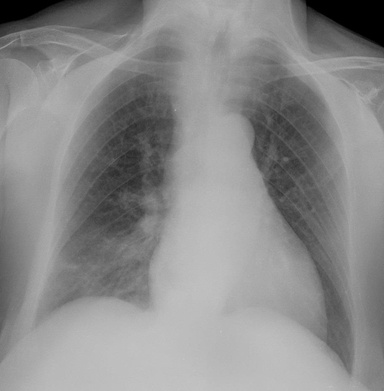
#> input picture source/train/img_0.jpeg, 384 x 391 px, shrunk from 1007 x 1024 before the run
$ python test.py
#> lines starting #> are read from the running program, lines starting #| are printed output that depends on the picture
### source/misc_tools.py
from collections import Counter # frequency count
import numpy
import cv2
import json
import math
import matplotlib.pyplot as plt
import numpy as np
import os
import pandas as pd
import sys

relative_path = lambda *filepath_peices : os.path.join(os.path.dirname(__file__), *filepath_peices)

data = ()
# [114 lines left out: functions get_train_test, conditional_entropy, split_data, not called in this run]

def flatten(iterable):
    return list(np.array(iterable).flatten())

# [77 lines left out: functions images_in, is_grayscale, split_into_columns, list_of_images_to_dataframe, large_pickle_load, large_pickle_save, not called in this run]


# just a self-made fix for unhashable builtin types
def hash_decorator(hash_function):
    import collections

    # [38 lines left out: functions is_iterable, make_hashable, wrapper, not called in this run]

    return wrapper
# wrap the builtin hash function
hash = hash_decorator(hash)

# save loading times without brittle code
# [45 lines left out: functions auto_cache, ensure_folder, not called in this run]

### source/test.py
#importing the required libraries
import numpy as np
from skimage.io import imread, imshow
from skimage.filters import prewitt_h,prewitt_v
import matplotlib.pyplot as plt

#reading the image
image = imread('./train/img_0.jpeg',as_gray=True)
#> image is the input picture: shape (391, 384); min 0, max 196, mean 138.7

#calculating horizontal edges using prewitt kernel
edges_prewitt_horizontal = prewitt_h(image)
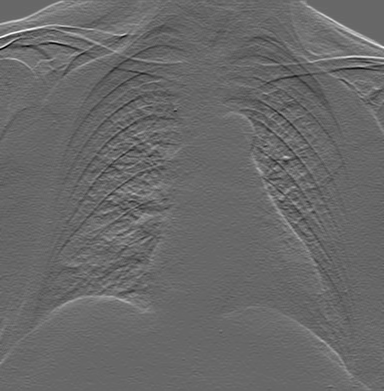
#> edges_prewitt_horizontal: shape (391, 384) float64; min -0.15, max 0.218, mean 0.00218; drawn with min black and max white
#calculating vertical edges using prewitt kernel
edges_prewitt_vertical = prewitt_v(image)
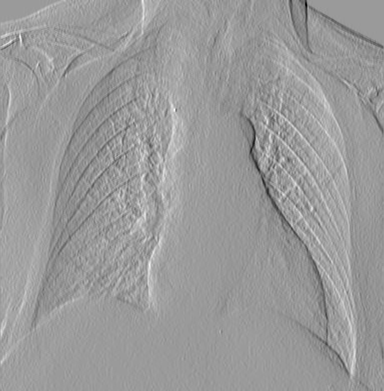
#> edges_prewitt_vertical: shape (391, 384) float64; min -0.199, max 0.129, mean 1.79e-05; drawn with min black and max white

#> (the run stopped early here; a loop or call above may not have finished)

$ run again, with source/train/img_124.jpeg copied over source/train/img_0.jpeg
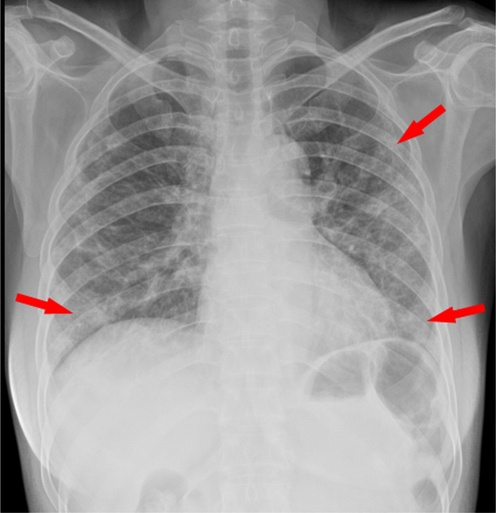
#> input picture source/train/img_124.jpeg, 496 x 513 px, shrunk from 1300 x 1343 before the run
#> `edges_prewitt_horizontal = prewitt_h(image)`:
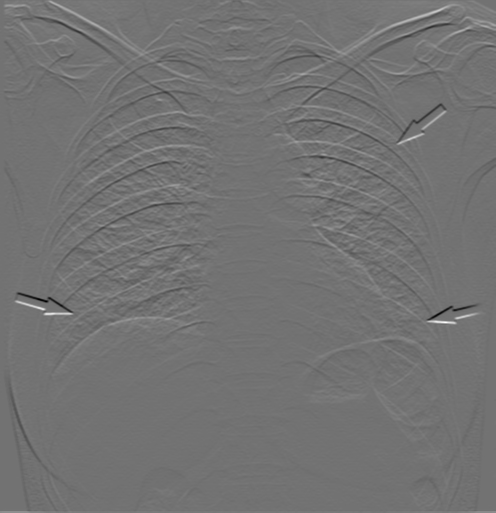
#> edges_prewitt_horizontal: shape (513, 496) float64; min -0.473, max 0.58, mean 0.00179; drawn with min black and max white
#> `edges_prewitt_vertical = prewitt_v(image)`:
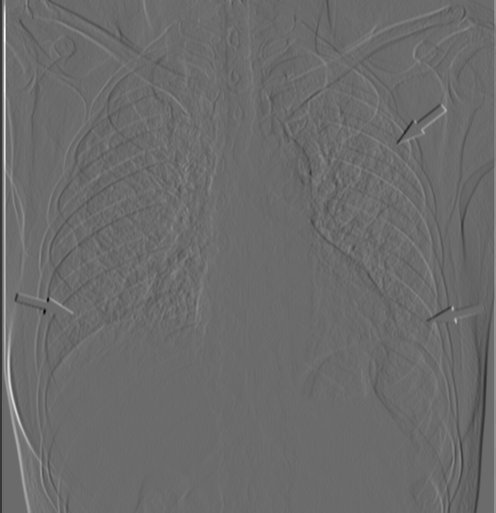
#> edges_prewitt_vertical: shape (513, 496) float64; min -0.515, max 0.705, mean 0.000324; drawn with min black and max white

$ run again, with source/train/img_133.jpeg copied over source/train/img_0.jpeg
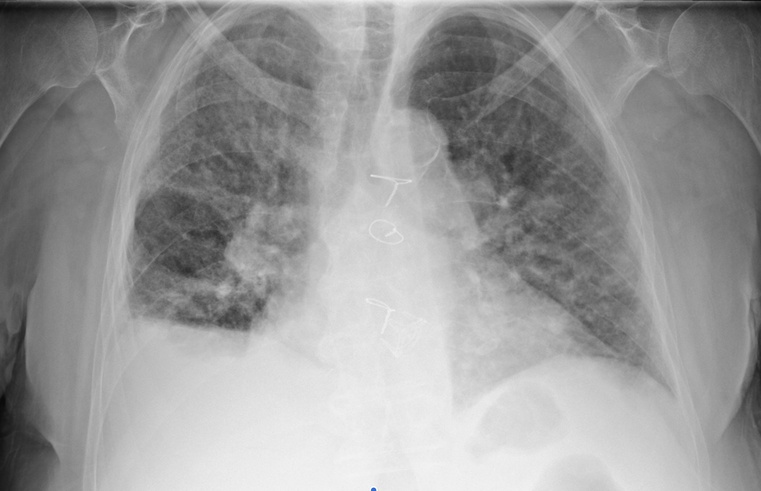
#> input picture source/train/img_133.jpeg, 761 x 491 px, shrunk from 1992 x 1285 before the run
#> `edges_prewitt_horizontal = prewitt_h(image)`:
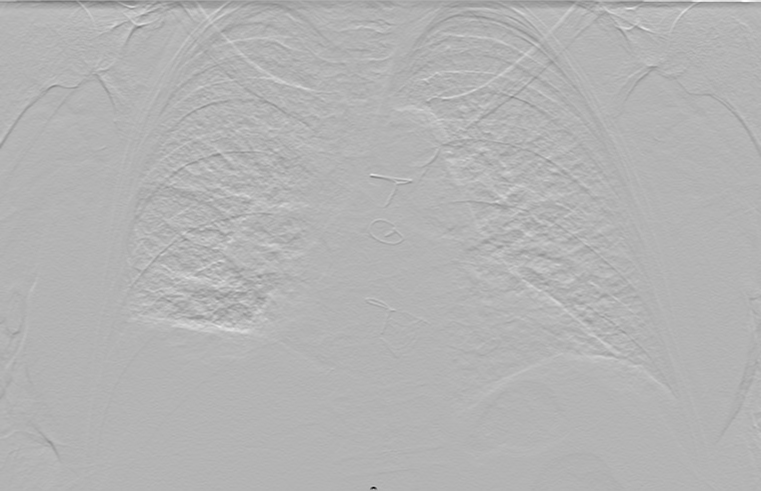
#> edges_prewitt_horizontal: shape (491, 761) float64; min -0.62, max 0.26, mean 0.000618; drawn with min black and max white
#> `edges_prewitt_vertical = prewitt_v(image)`:
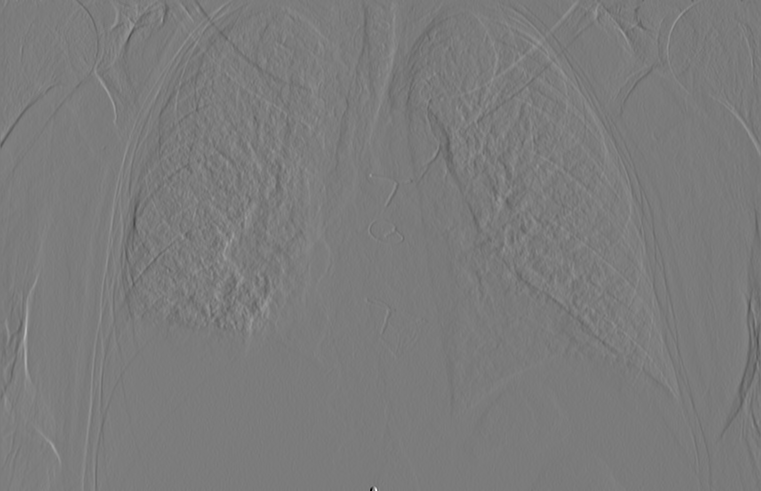
#> edges_prewitt_vertical: shape (491, 761) float64; min -0.571, max 0.605, mean 0.000107; drawn with min black and max white

$ run again, with source/train/img_140.jpeg copied over source/train/img_0.jpeg
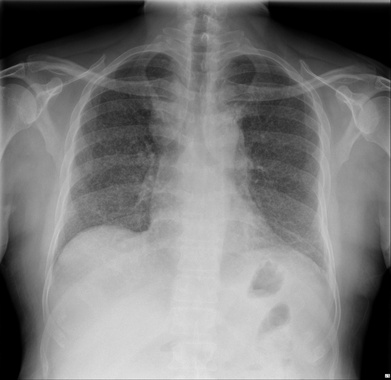
#> input picture source/train/img_140.jpeg, 391 x 380 px, shrunk from 1024 x 996 before the run
#> image is the input picture: shape (380, 391); min 0, max 252, mean 122.8
#> `edges_prewitt_horizontal = prewitt_h(image)`:
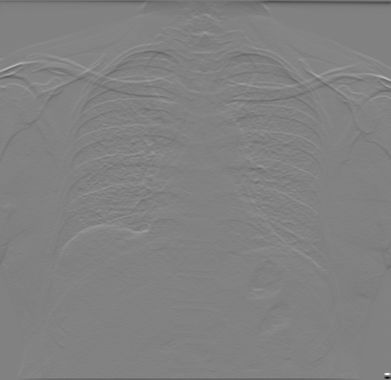
#> edges_prewitt_horizontal: shape (380, 391) float64; min -0.797, max 0.771, mean 0.000416; drawn with min black and max white
#> `edges_prewitt_vertical = prewitt_v(image)`:
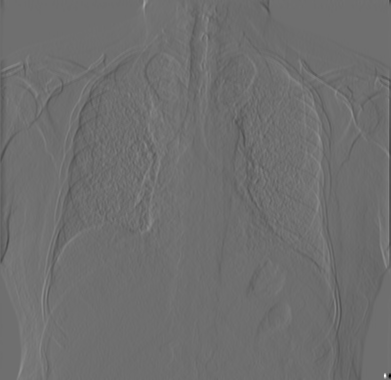
#> edges_prewitt_vertical: shape (380, 391) float64; min -0.571, max 0.74, mean -0.000463; drawn with min black and max white
